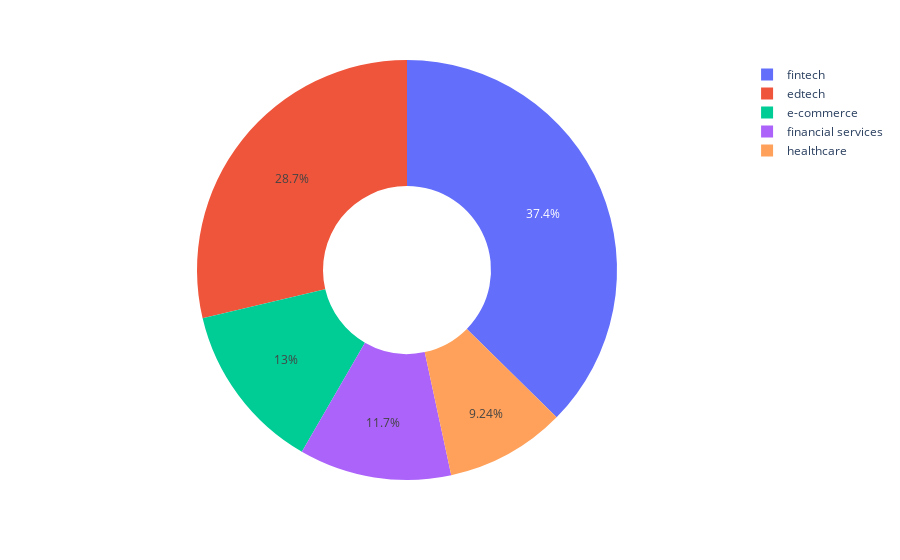

The notebook cell this image was saved under:
### Code cell
# Create the donut chart
fig = px.pie(Sector_counts, values='Amount', names='Sector', hole=.4)

fig.show()

### Figure 1 — Plotly figure (JSON) as saved in the notebook; plotly's stock layout.template omitted (floating-point values rounded to 4 significant figures)
{"data": [{"domain": {"x": [0, 1], "y": [0, 1]}, "hole": 0.4, "hovertemplate": "Sector=%{label}<br>Amount=%{value}<extra></extra>", "labels": ["fintech", "edtech", "e-commerce", "financial services", "healthcare"], "legendgroup": "", "name": "", "showlegend": true, "type": "pie", "values": [271, 208, 94, 85, 67]}], "layout": {"legend": {"tracegroupgap": 0}, "margin": {"t": 60}}}
